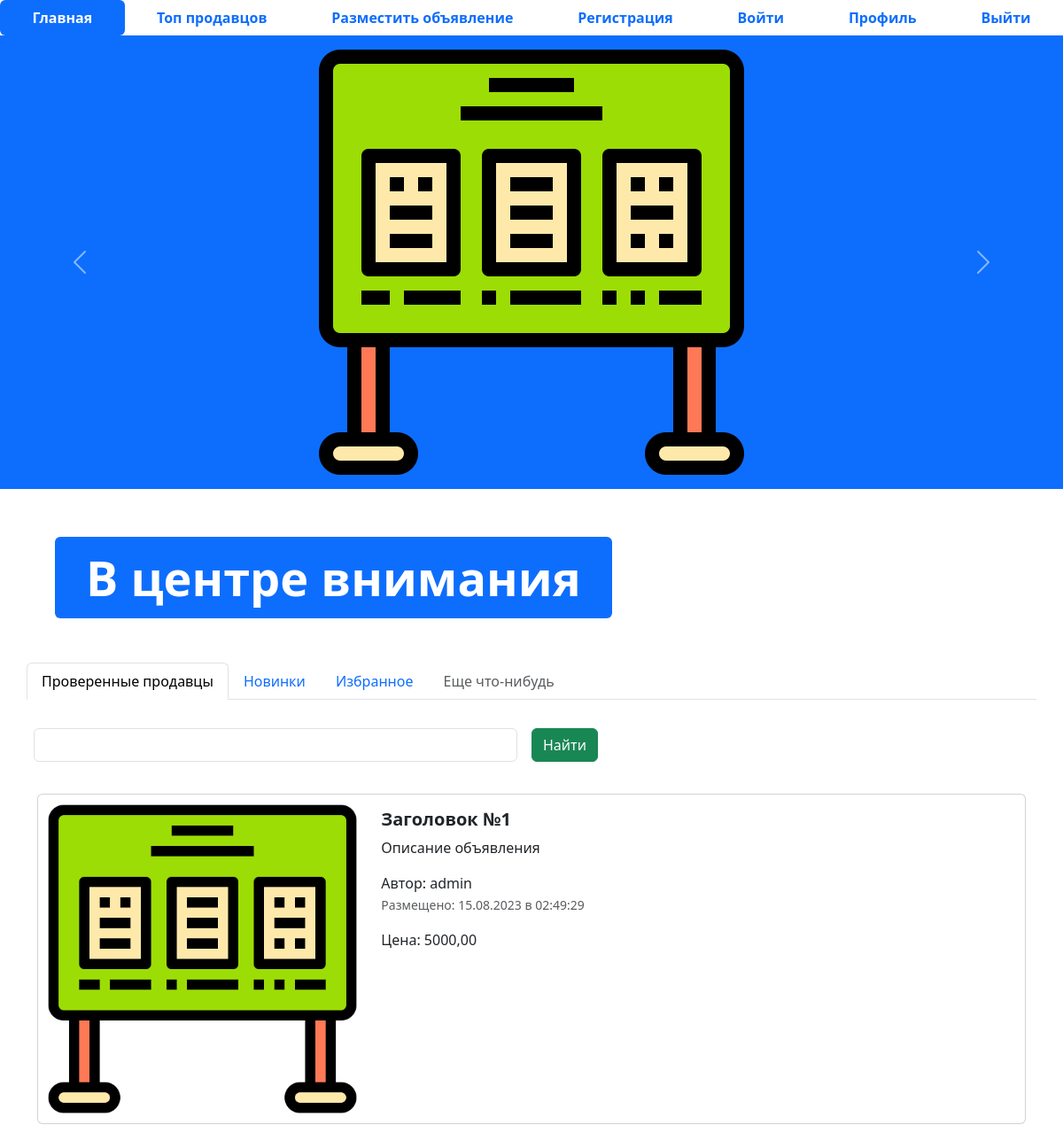
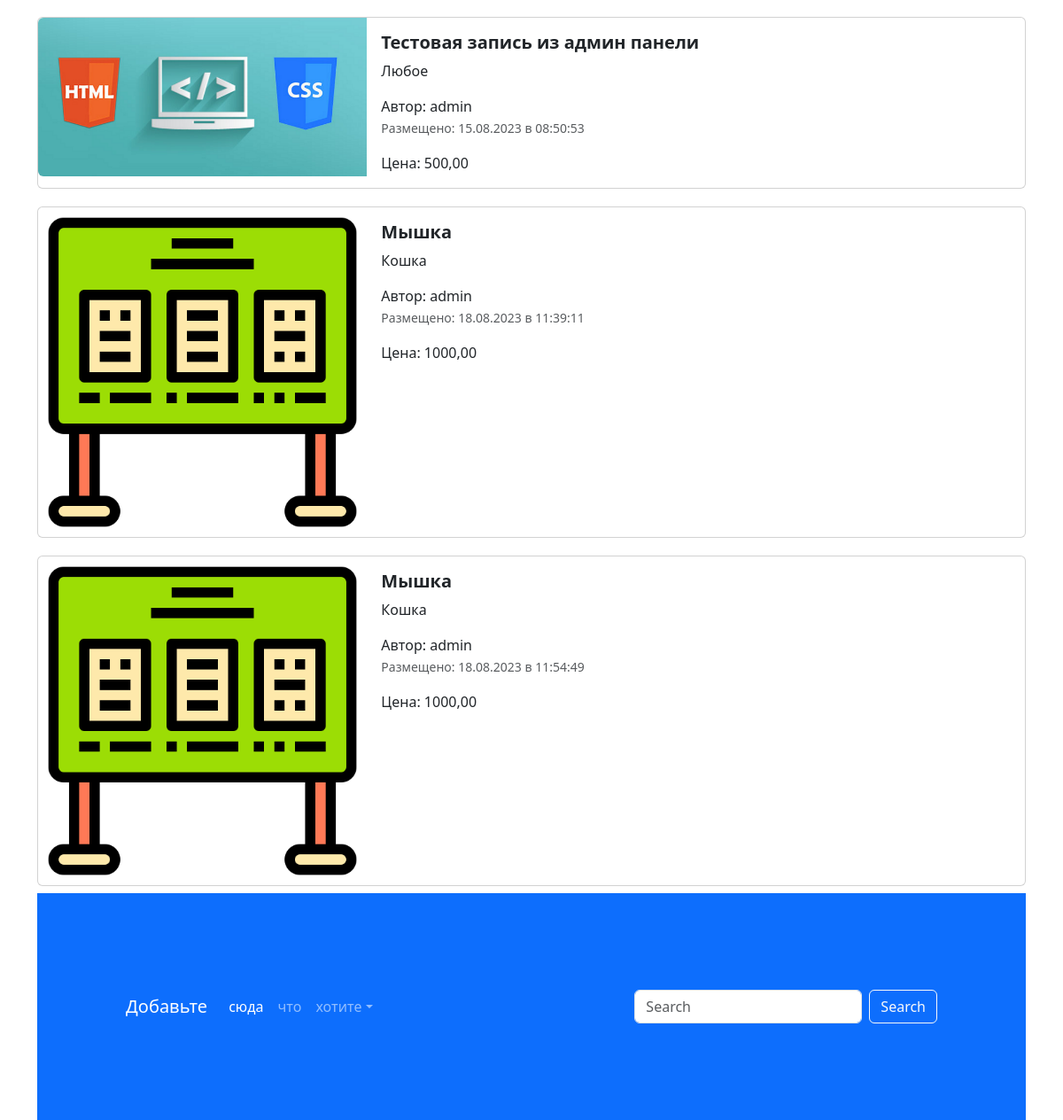
The page / on the database its author committed (2 pictures, top to bottom).
### app_advertisment/models.py (models this page shows, shortened)
class Advertisement(models.Model):
    title = models.CharField('Название', max_length=128)
    description = models.TextField('Описание')
    price = models.DecimalField('Цена', max_digits=10, decimal_places=2)
    auction = models.BooleanField('Торг', help_text='Отметьте, если торг уместен')
    created_at = models.DateTimeField(auto_now_add=True)
    update_at = models.DateTimeField(auto_now=True)
    user = models.ForeignKey(User, verbose_name='Пользователь', on_delete=models.CASCADE)
    image = models.ImageField('Изображение', upload_to='advertisements/', null=True, blank=True)
    class Meta:
        db_table = 'advertisements'
    @admin.display(description='Дата создания')
    def created_date(self):
        if self.created_at.date() == timezone.now().date():
            created_time = self.created_at.time().strftime('%H:%M:%S')
            return format_html(
                '<span style="color: green; font-weight: bold;">Сегодня в {} </span>', created_time
            )
        return self.created_at.strftime('%d.%m.%Y в %H:%M:%S')

### app_advertisment/views.py (the view)
# urls.py: path('', index, name = 'main_page'),
def index(request):
    advertisements = Advertisement.objects.all()
    context = {'advertisements': advertisements}
    return render(request, 'index.html', context)

### templates/index.html (shortened to what this page needs)
{% extends 'base.html' %}
{% load static %}
{% block content %}
<ul class="nav nav-pills sticky-top bg-white nav-fill">
  <li class="nav-item">
    <a class="nav-link active" aria-current="page" href="{% url 'main_page' %}">
      <span style="font-weight: bold;">Главная</span>
    </a>
  </li>
  <li class="nav-item">
    <a class="nav-link" href="{% url 'top_sellers' %}"><span style="font-weight: bold;">Топ продавцов</span>
    </a>
  </li>
  <li class="nav-item">
    <a class="nav-link" href="{% url 'adv_post' %}">
      <span style="font-weight: bold;">Разместить объявление</span>
    </a>
  </li>
  <li class="nav-item">
    <a class="nav-link" href="register.html">
      <span style="font-weight: bold;">Регистрация</span>
    </a>
  </li>
  <li class="nav-item">
    <a class="nav-link" href="login.html">
      <span style="font-weight: bold;">Войти</span>
    </a>
  </li>
  <li class="nav-item">
    <a class="nav-link" href="profile.html">
      <span style="font-weight: bold;">Профиль</span>
    </a>
  </li>
  <li class="nav-item">
    <a class="nav-link" href="#">
      <span style="font-weight: bold;">Выйти</span>
    </a>
  </li>
</ul>
<div id="carouselExampleControls" class="carousel slide bg-primary" data-bs-ride="carousel">
  <div class="carousel-inner">
    <div class="carousel-item active">
      <img src='{% static "img/123.png" %}' class="mx-auto d-block w-33" alt="...">
    </div>
  </div>
  <button class="carousel-control-prev" type="button" data-bs-target="#carouselExampleControls" data-bs-slide="prev">
    <span class="carousel-control-prev-icon" aria-hidden="true"></span>
  </button>
  <button class="carousel-control-next" type="button" data-bs-target="#carouselExampleControls" data-bs-slide="next">
    <span class="carousel-control-next-icon" aria-hidden="true"></span>
  </button>
</div>
<div class="container" style="margin: 50px;">
  <div class="display-2">
    <span class="badge bg-primary">В центре внимания</span>
  </div>
</div>
<div class="container">
  <div class="row">
    <ul class="nav nav-tabs bg-white">
      <li class="nav-item">
        <a class="nav-link active" aria-current="page" href="#">Проверенные продавцы</a>
      </li>
      <li class="nav-item">
        <a class="nav-link" href="#">Новинки</a>
      </li>
      <li class="nav-item">
        <a class="nav-link" href="#">Избранное</a>
      </li>
      <li class="nav-item">
        <a class="nav-link disabled" href="#" tabindex="-1" aria-disabled="true">Еще что-нибудь</a>
      </li>
    </ul>
    <form class="row g-3">
      <div class="col-auto w-50">
        <input type="text" class="form-control">
      </div>
      <div class="col-auto">
        <button type="submit" class="btn btn-success mb-3">Найти</button>
      </div>
    </form>
  </div>
  {% for adv in advertisements %}
  <div class="col">
    <div class="card mb-2" style="max-width: 1200px; margin-top: 20px;">
      <div class="row g-0">
        <div class="col-md-4">
          <a href="advertisement.html" class="nav-link">
            <img src='{% if adv.image %} {{ adv.image.url }} {% else %} {% static 'img/123.png' %} {% endif %}' class="img-fluid rounded-start" alt="Card title">
          </a>
        </div>
        <div class="col-md-8">
          <div class="card-body">
            <h5 class="card-title">
              <a href="advertisement.html" class="nav-link"><strong> {{ adv.title }} </strong></a>
            </h5>
            <a href="advertisement.html" class="nav-link">
              <p class="card-text">
                {{ adv.description }}
              </p>
              <span>Автор: {{ adv.user }}</span>
              <p class="card-text"><small class="text-muted">Размещено: {{ adv.created_date }}</small></p>
              <span>Цена: {{ adv.price }} </span>
            </a>
          </div>
        </div>
      </div>
    </div>
   {% endfor %}
<footer style="padding: 100px;" class="bg-primary">
  <nav class="navbar navbar-expand-sm navbar-dark">
    <a class="navbar-brand" href="#">Добавьте</a>
    <div class="collapse navbar-collapse" id="collapsibleNavId">
      <ul class="navbar-nav me-auto mt-2 mt-lg-0">
        <li class="nav-item">
          <a class="nav-link active" href="#" aria-current="page">сюда</a>
        </li>
        <li class="nav-item">
          <a class="nav-link" href="#">что</a>
        </li>
        <li class="nav-item dropdown">
          <a class="nav-link dropdown-toggle" href="#" id="dropdownId" data-bs-toggle="dropdown" aria-haspopup="true"
             aria-expanded="false">хотите</a>
        </li>
      </ul>
      <form class="d-flex my-2 my-lg-0">
        <input class="form-control me-sm-2" type="text" placeholder="Search">
        <button class="btn btn-outline-light my-2 my-sm-0" type="submit">Search</button>
      </form>
    </div>
  </nav>
</footer>
{% endblock %}

### templates/base.html (shortened to what this page needs)
{% load static %}
<!DOCTYPE html>
<html lang="en">
<head>
  <link href='{% static "css/bootstrap.min.css" %}' rel="stylesheet">
  <link rel="stylesheet" href='{% static "css/fontello.css" %}'>
</head>
<body>
{% block content %}
{% endblock %}
</body>

### rows shown on the page
Advertisement: title "Заголовок №1", description "Описание объявления", user "admin", created_date "15.08.2023 в 02:49:29", price "5000,00"
Advertisement: image (picture), title "Тестовая запись из админ панели", description "Любое", user "admin", created_date "15.08.2023 в 08:50:53", price "500,00"
Advertisement: title "Мышка", description "Кошка", user "admin", created_date "18.08.2023 в 11:39:11", price "1000,00"
Advertisement: title "Мышка", description "Кошка", user "admin", created_date "18.08.2023 в 11:54:49", price "1000,00"
